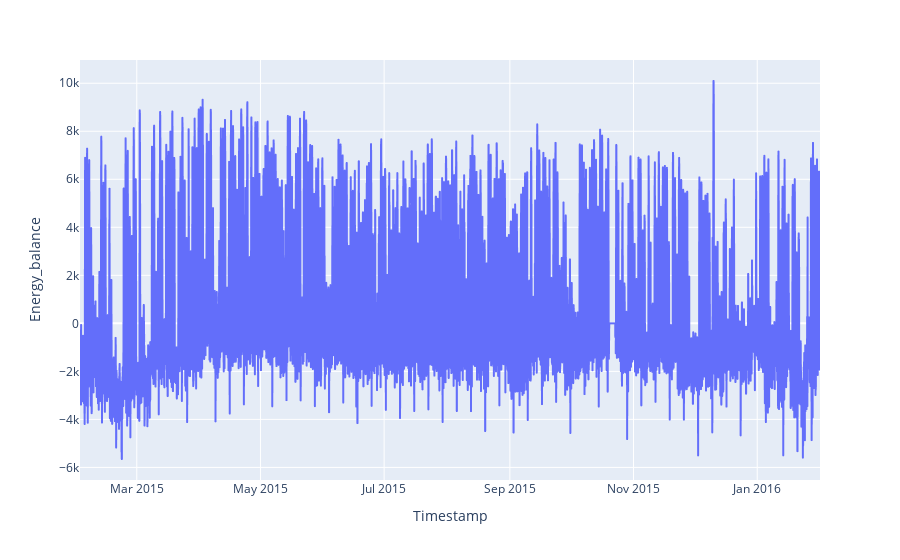

Notebook cell for this chart:
### Code cell
fig = px.line(year1_consumption_production, x="Timestamp", y="Energy_balance")
fig.show()

### Figure 1 — Plotly figure (JSON) as saved in the notebook; plotly's stock layout.template omitted (floating-point values rounded to 4 significant figures; data arrays with more than 128 entries replaced by an {"elided": "..."} marker saying what was removed)
{"data": [{"hovertemplate": "Timestamp=%{x}<br>Energy_balance=%{y}<extra></extra>", "legendgroup": "", "line": {"color": "#636efa", "dash": "solid"}, "marker": {"symbol": "circle"}, "mode": "lines", "name": "", "showlegend": false, "x": {"elided": "8760 str values"}, "xaxis": "x", "y": {"elided": "8760 float values"}, "yaxis": "y", "type": "scattergl"}], "layout": {"xaxis": {"anchor": "y", "domain": [0.0, 1.0], "title": {"text": "Timestamp"}}, "yaxis": {"anchor": "x", "domain": [0.0, 1.0], "title": {"text": "Energy_balance"}}, "legend": {"tracegroupgap": 0}, "margin": {"t": 60}}}
